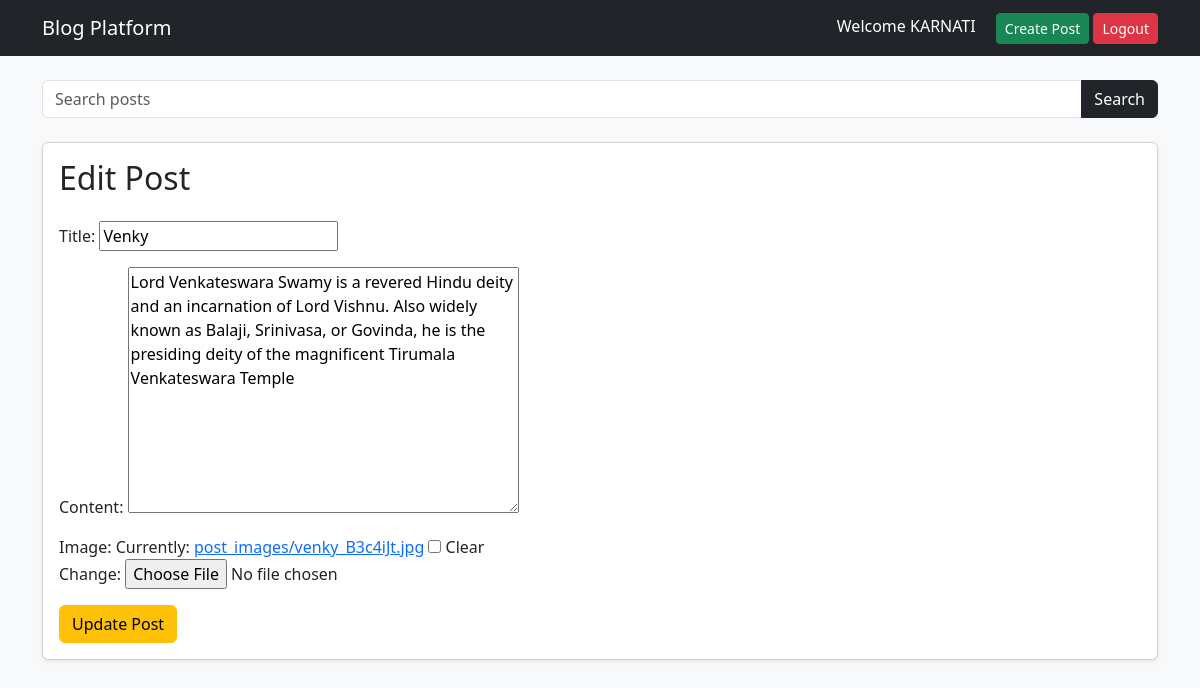
Page /edit/3/ (signed in) on the committed database.
### blog/models.py (models this page shows, shortened)
class Post(models.Model):
    author = models.ForeignKey(
        User,
        on_delete=models.CASCADE
    )
    title = models.CharField(max_length=200)
    content = models.TextField()
    image = models.ImageField(
        upload_to='post_images/',
        blank=True,
        null=True
    )
    likes = models.ManyToManyField(
        User,
        related_name='liked_posts',
        blank=True
    )
    created_at = models.DateTimeField(
        auto_now_add=True
    )

### blog/views.py (the view)
@login_required
def edit_post(request, post_id):
    post = get_object_or_404(Post, id=post_id)
    if request.user != post.author:
        return redirect('home')
    if request.method == 'POST':
        form = PostForm(
            request.POST,
            request.FILES,
            instance=post
        )
        if form.is_valid():
            form.save()
            return redirect('post_detail', post_id=post.id)
    else:
        form = PostForm(instance=post)
    return render(request, 'edit_post.html', {
        'form': form
    })

### blog/forms.py
class PostForm(forms.ModelForm):
    class Meta:
        model = Post
        fields = ['title', 'content', 'image']

### templates/edit_post.html (shortened to what this page needs)
{% extends 'base.html' %}
{% block content %}
<div class="card shadow-sm">
    <div class="card-body">
        <h2 class="mb-4">
            Edit Post
        </h2>
        <form
            method="POST"
            enctype="multipart/form-data"
        >
            {{ form.as_p }}
            <button
                type="submit"
                class="btn btn-warning"
            >
                Update Post
            </button>
        </form>
    </div>
</div>
{% endblock %}

### templates/base.html (shortened to what this page needs)
{% load static %}
<!DOCTYPE html>
<html lang="en">
<head>
    <link
        href="https://cdn.jsdelivr.net/npm/bootstrap@5.3.3/dist/css/bootstrap.min.css"
        rel="stylesheet"
    >
</head>
<body class="bg-light">
<nav class="navbar navbar-expand-lg navbar-dark bg-dark">
    <div class="container">
        <a class="navbar-brand" href="/">
            Blog Platform
        </a>
        <div>
            {% if user.is_authenticated %}
                <span class="text-white me-3">
                    Welcome {{ user.username }}
                </span>
                <a
                    href="{% url 'create_post' %}"
                    class="btn btn-success btn-sm"
                >
                    Create Post
                </a>
                <a
                    href="{% url 'logout' %}"
                    class="btn btn-danger btn-sm"
                >
                    Logout
                </a>
            {% endif %}
        </div>
    </div>
</nav>
<div class="container mt-4">
    <form
        method="GET"
        action="{% url 'search_posts' %}"
        class="mb-4"
    >
        <div class="input-group">
            <input
                type="text"
                name="q"
                class="form-control"
                placeholder="Search posts"
            >
            <button
                type="submit"
                class="btn btn-dark"
            >
                Search
            </button>
        </div>
    </form>
    {% block content %}
    {% endblock %}
</div>
</body>
</html>

### rows in the picture
Post: title "Venky", content "Lord Venkateswara Swamy is a revered Hindu deity and an incarnation of Lord Vishnu. Also widely known as Balaji, Srinivasa, or Govinda, he is the presiding deity of the magnificent Tirumala Venkateswara Temple"

### other values in the picture
{{ user.username }} "KARNATI"
